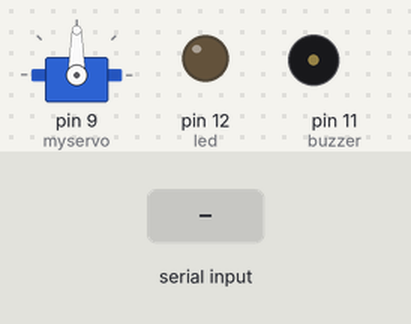
Simulated run of this sketch. Board: Arduino Uno, built with avr-gcc and run on an emulated ATmega328P. On the bench: servo, output pins drawn as LEDs (lit = HIGH), buzzer (waves = sounding). The test bench sets the inputs (shaded band).

Above: at 1.2 s.
1.3 s: "1" received over Serial
At 2.08 s:
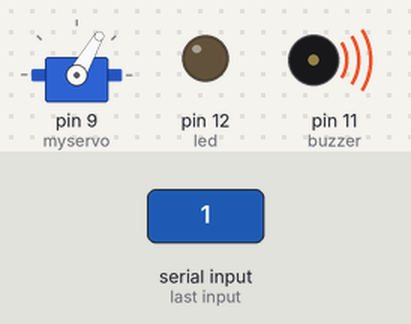
At 2.46 s:
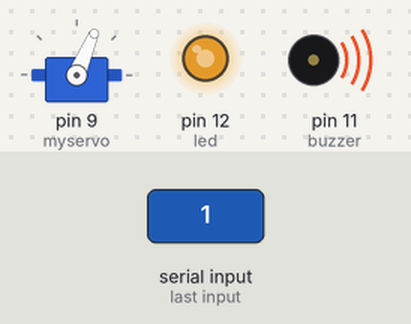
7.3 s: "0" received over Serial
At 11.51 s:
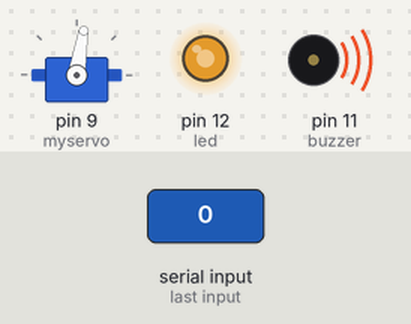
Timing chart, 0 to 16.3 s (numbered marks = the images above; inputs shaded):
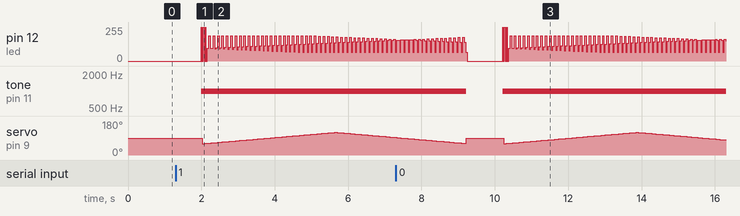

The sketch:

HackUIUC2.ino
```cpp
#include <Servo.h>
Servo myservo;
int buzzer = 11;
int pos;
int led = 12;
int x;
int y=1;
int counter;
void setup(){
  myservo.attach(9);
  Serial.begin(9600);
  //Serial.println("Ready");
  pinMode(led,OUTPUT);
}

void loop(){

  x = Serial.available();
  if( x == y){
    y = y+1;
    counter = y - x;
    tone(buzzer,1000);
   for(pos = 60; pos < 120 ; pos += 1)  // goes from 0 degrees to 180 degrees
  {    // in steps of 1 degree
    digitalWrite(led,HIGH) ;
    delay(15);
    digitalWrite(led,LOW);
    delay(15);
    digitalWrite(led,HIGH);
    myservo.write(pos);     // tell servo to go to position in variable 'pos'
    digitalWrite(led,LOW);
    delay(15);
    digitalWrite(led,HIGH);
    delay(15);     // waits 15ms for the servo to reach the position
    digitalWrite(led,LOW);
}
  for(pos = 120; pos>60; pos-=1)     // goes from 180 degrees to 0 degrees
  { digitalWrite(led,HIGH);
    delay(15);
    digitalWrite(led,LOW);
    delay(15);
    digitalWrite(led,HIGH);
    myservo.write(pos);    // tell servo to go to position in variable 'pos'
    digitalWrite(led,LOW);
    delay(15);
    digitalWrite(led,HIGH);
    delay(15);    // waits 15ms for the servo to reach the position
   digitalWrite(led,LOW);
  }
  noTone(11);
   myservo.write(90);

  }
  else
  {
   // Serial.println("DONT SHOOT");
  }
  delay(1000);
 // Serial.println(counter);


}
```
